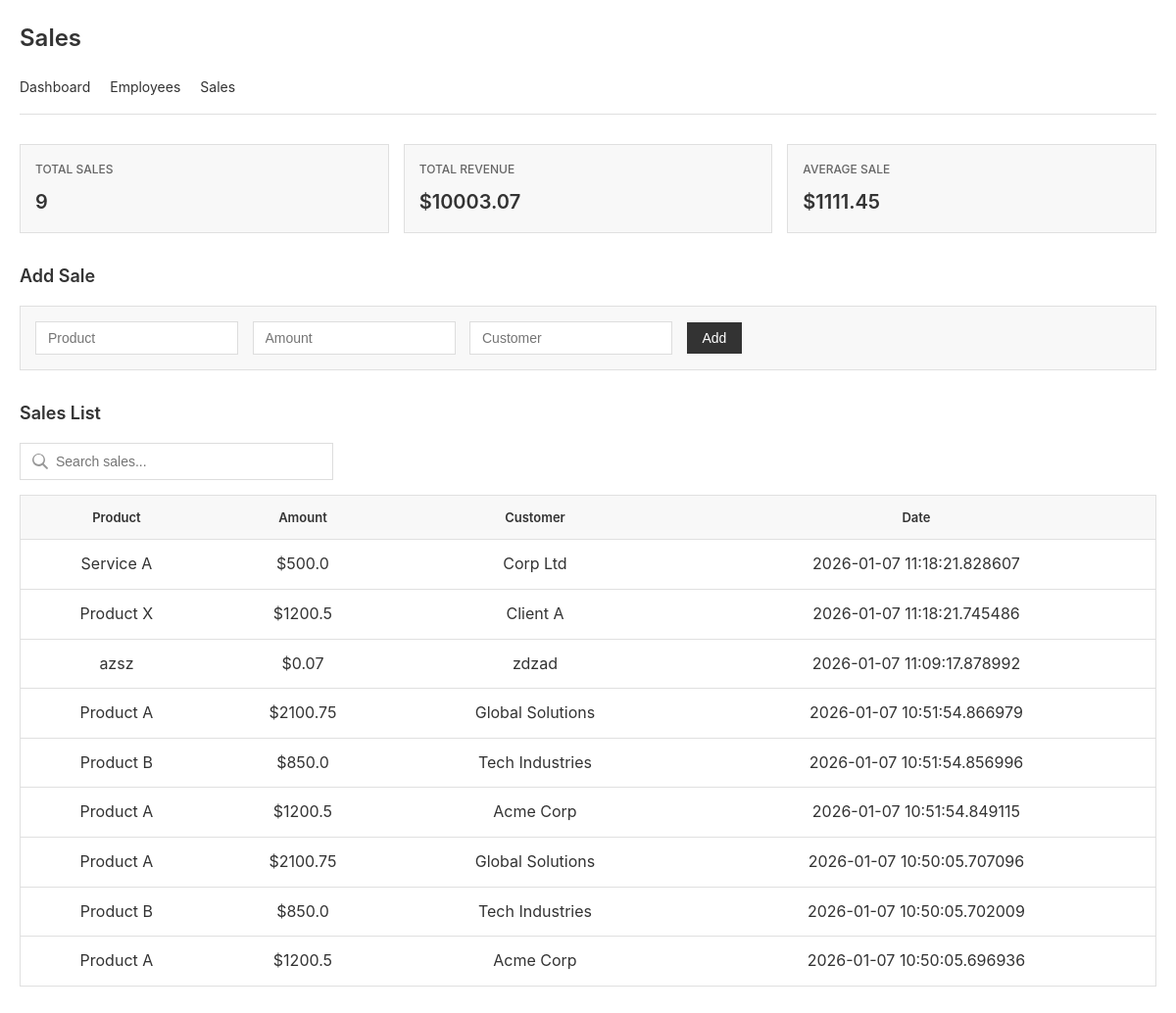
The app's page /sales, older data.
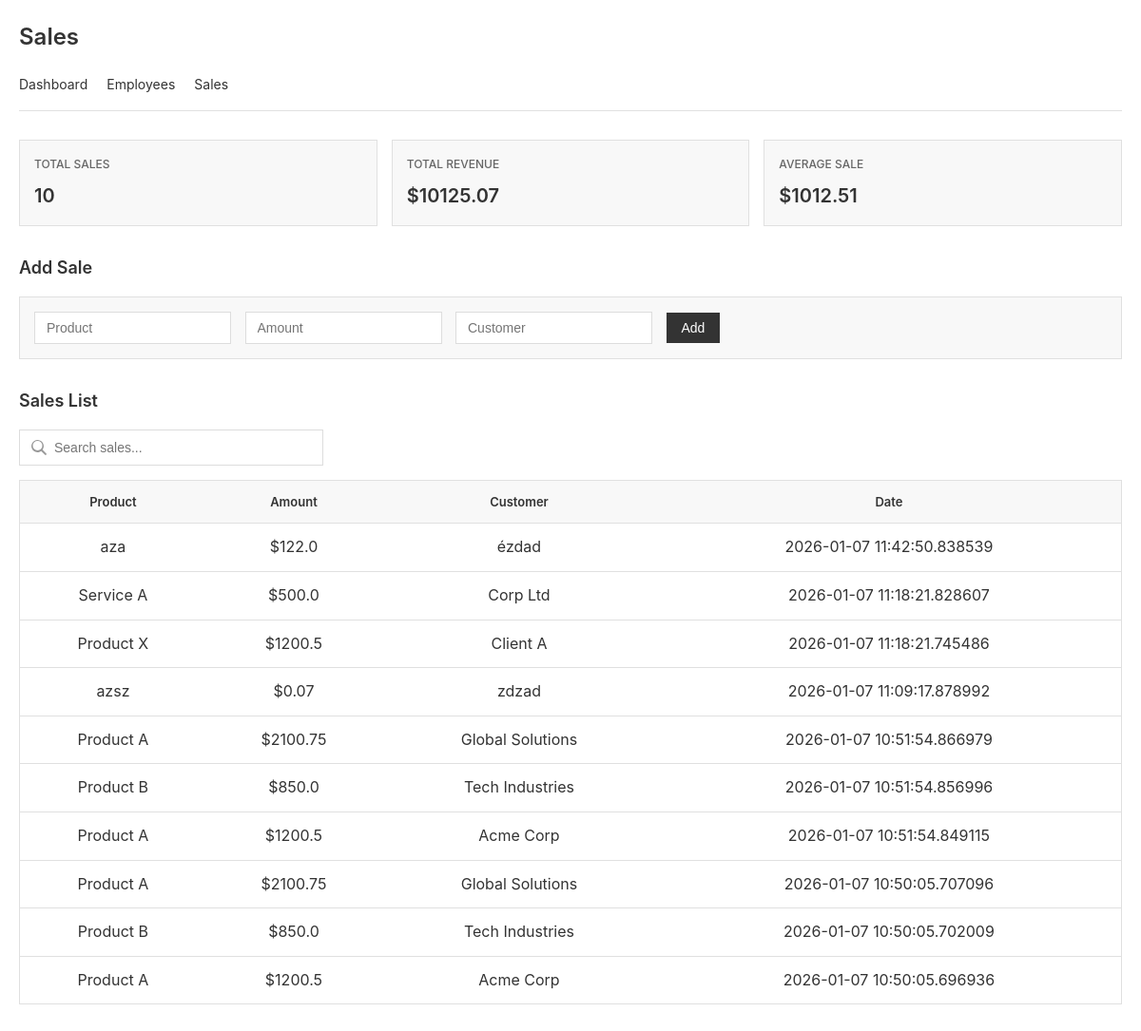
The same page, newer data.
### tables this page shows
CREATE TABLE sales (
                id INTEGER PRIMARY KEY AUTOINCREMENT,
                product TEXT NOT NULL,
                amount REAL NOT NULL,
                customer TEXT NOT NULL,
                sale_date TIMESTAMP DEFAULT CURRENT_TIMESTAMP
            );

### app.py (the view)
@app.route("/sales")
def sales_page():
    sales = dashboard.get_sales()
    summary = dashboard.get_dashboard_summary()
    return render_template(
        "sales.html",
        summary=summary,
        sales=sales,
    )

### app.py (called while the page is built)
    def get_connection(self):
        conn = sqlite3.connect(self.db_name)
        conn.row_factory = sqlite3.Row
        return conn

    def get_employee_count(self) -> int:
        conn = self.get_connection()
        cursor = conn.cursor()
        cursor.execute('SELECT COUNT(*) as count FROM employees')
        count = cursor.fetchone()['count']
        conn.close()
        return count

    def get_sales(self) -> List[Dict]:
        conn = self.get_connection()
        cursor = conn.cursor()
        cursor.execute('SELECT * FROM sales ORDER BY id DESC LIMIT 100')
        result = [dict(row) for row in cursor.fetchall()]
        conn.close()
        return result

    def get_total_revenue(self) -> float:
        conn = self.get_connection()
        cursor = conn.cursor()
        cursor.execute('SELECT COALESCE(SUM(amount), 0) as total FROM sales')
        total = cursor.fetchone()['total']
        conn.close()
        return total

    def get_sales_count(self) -> int:
        conn = self.get_connection()
        cursor = conn.cursor()
        cursor.execute('SELECT COUNT(*) as count FROM sales')
        count = cursor.fetchone()['count']
        conn.close()
        return count

### templates/sales.html (shortened to what this page needs)
<!DOCTYPE html>
<html lang="en">
<head>
</head>
<body>
<h1>Sales</h1>
<div class="navbar">
    <a href="{{ url_for('dashboard_ui') }}">Dashboard</a>
    <a href="{{ url_for('employees_page') }}">Employees</a>
    <a href="{{ url_for('sales_page') }}">Sales</a>
</div>
<div class="cards">
    <div class="card">
        <h3>Total Sales</h3>
        <p>{{ summary.total_sales }}</p>
    </div>
    <div class="card">
        <h3>Total Revenue</h3>
        <p>${{ "%.2f"|format(summary.total_revenue) }}</p>
    </div>
    <div class="card">
        <h3>Average Sale</h3>
        <p>${{ "%.2f"|format(summary.average_sale) }}</p>
    </div>
</div>
<h2>Add Sale</h2>
<form method="post" action="{{ url_for('add_sale') }}" onsubmit="return submitForm(event, this)">
    <input name="product" placeholder="Product" required>
    <input name="amount" placeholder="Amount" type="number" step="0.01" required>
    <input name="customer" placeholder="Customer" required>
    <button>Add</button>
</form>
<h2>Sales List</h2>
<div class="search">
    <input class="search-input" id="sales-search" placeholder="Search sales...">
</div>
<table id="sales-table">
    <tr>
        <th>Product</th>
        <th>Amount</th>
        <th>Customer</th>
        <th>Date</th>
    </tr>
    {% for s in sales %}
    <tr>
        <td>{{ s.product }}</td>
        <td>${{ s.amount }}</td>
        <td>{{ s.customer }}</td>
        <td>{{ s.sale_date }}</td>
    </tr>
    {% endfor %}
</table>
</body>
</html>

Row changes from the older to the newer data that the page shows:
added sales: product "aza", amount "122.0", customer "ézdad", sale_date "2026-01-07 11:42:50.838539"
Text that changed along with them:
{{ summary.total_sales }}: "9" → "10"
{{ "%.2f"|format(summary.total_revenue) }}: "10003.07" → "10125.07"
{{ "%.2f"|format(summary.average_sale) }}: "1111.45" → "1012.51"
